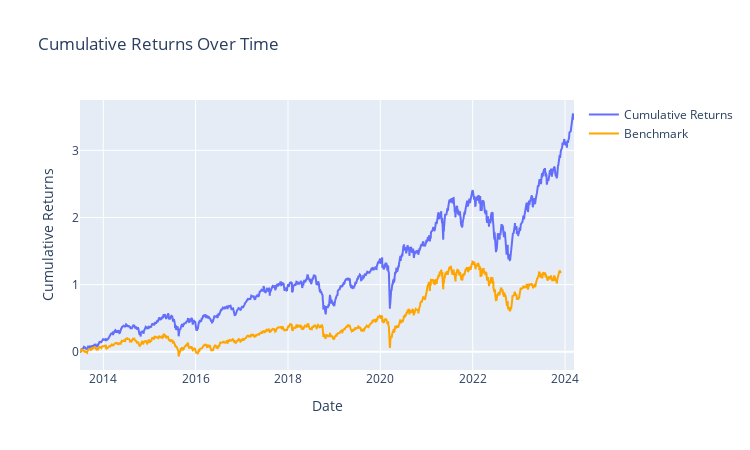

Notebook code for this chart:
### Code cell
factor = eps

returns_by_period, summary_df = PerformanceGenerator(factor=factor,
                                                     expreturn=exp_returns,
                                                     strategy='LO',
                                                     buy_fee = 0, 
                                                     sell_fee = 0,
                                                     end_time = factor.index[-1],
                                                     benchmark = Benchmark
                                                     ).backtest()

### Figure 1 — Plotly figure (JSON) as saved in the notebook; plotly's stock layout.template omitted (floating-point values rounded to 4 significant figures; data arrays with more than 128 entries replaced by an {"elided": "..."} marker saying what was removed)
{"data": [{"mode": "lines", "name": "Cumulative Returns", "type": "scatter", "x": {"elided": "2617 str values"}, "y": {"elided": "2617 float values"}}, {"line": {"color": "#FFA500"}, "mode": "lines", "name": "Benchmark", "type": "scatter", "x": {"elided": "2553 str values"}, "y": {"elided": "2553 float values"}}], "layout": {"height": 450, "title": {"text": "Cumulative Returns Over Time"}, "width": 750, "xaxis": {"title": {"text": "Date"}}, "yaxis": {"title": {"text": "Cumulative Returns"}}}}
